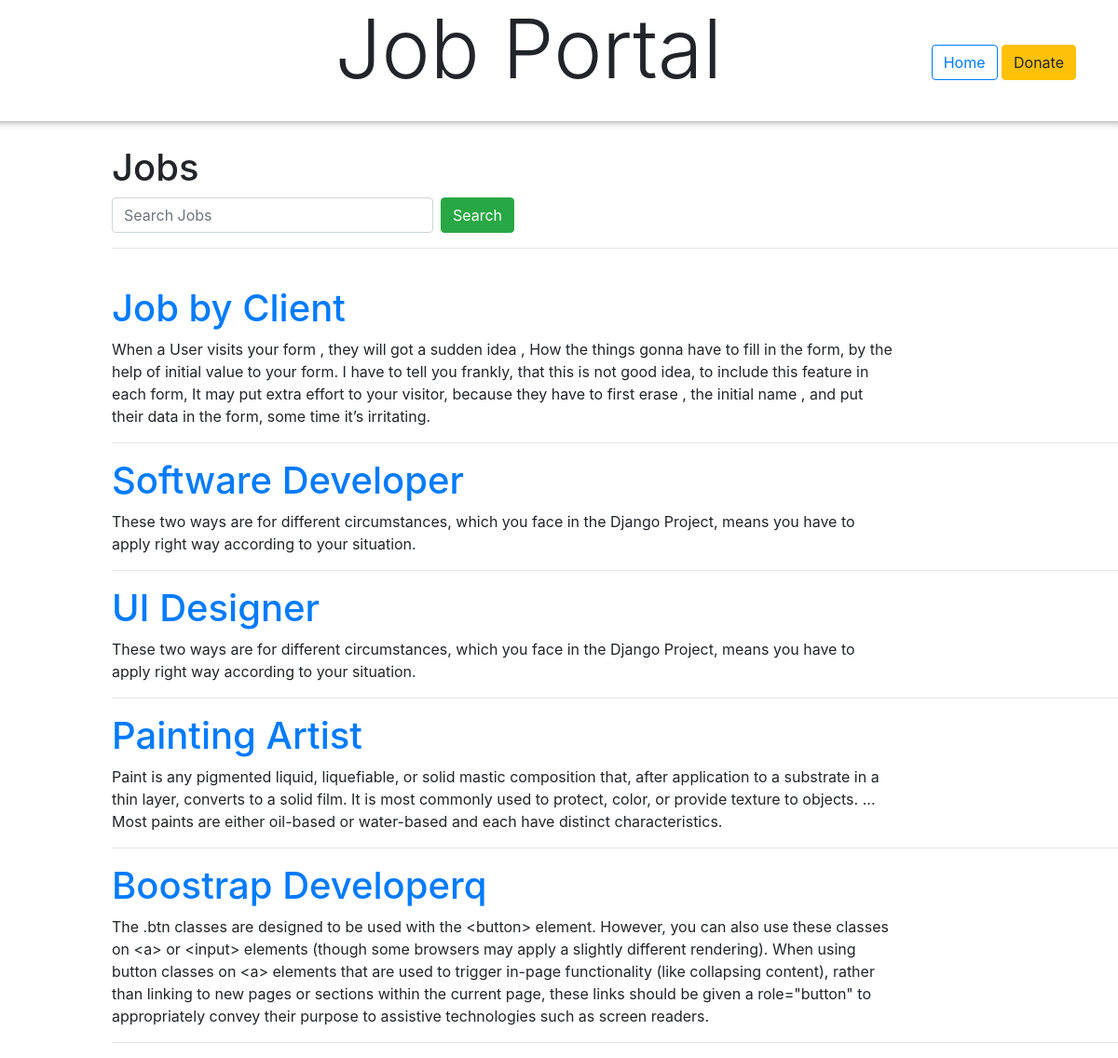
/joblist/, run on the app's committed database.
### job/models.py (models this page shows, shortened)
class Job(models.Model):
    job_name = models.CharField(max_length = 100, verbose_name= "Job Name")
    job_desc =  models.TextField(verbose_name="Job Description")
    min_age =  models.IntegerField(verbose_name="Minimum Age")
    max_age =  models.IntegerField(verbose_name="Maximum Age")
    salary =  models.IntegerField(verbose_name="Salary")
    n_openings =  models.IntegerField(verbose_name="Number of Openings")
    creator =  models.ForeignKey(User, on_delete=models.CASCADE, verbose_name="Client")

### job/views.py (the view)
# urls.py: path("joblist/", JobList.as_view(), name='joblist'),
class  JobList(generic.ListView):
    template_name = 'job/joblist.html'
    model =Job
    def get(self, request):
        if request.method == "GET":
            item = request.GET.get('search')
            if item:
                jobs= Job.objects.filter(job_name__contains = item)
            else:
                jobs = Job.objects.all()
        args = { 'jobs': jobs}
        return render(request, self.template_name, args)

### job/templates/job/joblist.html (shortened to what this page needs)
{% extends 'base.html' %}
{% block content%}
    <div class="" style="padding-left: 10%;">
        <h1 class="">Jobs</h1>
    </div>
    <div class="" style="padding-left: 10%;" >
        <form action="{% url 'joblist' %}" class="paddingright" style="padding-right: 60%;">
            <input type="submit"value="Search" style="float: right" class="btn btn-success"/>
            <div style="overflow: hidden; padding-right: .5em;">
            <input class="form-control" type="search" style="width: 100%;" placeholder="Search Jobs" name="search" />
            </div>
        </form>
    </div>
    <hr style="margin-left: 10%;">
    <br>
    {% for job in jobs %}
    <div class="">
        <h1 style="padding-left: 10%;"><a href="{% url 'jobdetails' job.id%}">{{job.job_name}}</a></h1>
    </div>
    <div class="">
        <p style="padding-left: 10%; padding-right: 20%;">{{job.job_desc}}</p>
    </div>
    <hr style="margin-left: 10%;">
    {% endfor %}
{% endblock%}

### portal/templates/base.html (shortened to what this page needs)
<!DOCTYPE html>
<html lang="en" dir="ltr">
  <head>
  <link rel="stylesheet" href="https://maxcdn.bootstrapcdn.com/bootstrap/4.5.2/css/bootstrap.min.css">
  </head>
  <body>
    {% load bootstrap4 %}
    <div class="container">
      <div class="row">
        <div class="col-8 paddingright">
          <h1 class="display-2">Job Portal</h1>
        </div>
        <div class="col paddingright">
          <br><br>
          <a href="{% url 'dashboard' %}"><button class="btn btn-outline-primary ">Home</button></a>
          <a href="{% url 'payments' %}"><button class="btn btn-warning ">Donate</button></a>
        </div>
      </div>
    </div>
    <hr class="hr_base">
    {% block content %}
    {% endblock %}
  </body>
</html>

### portal/templates/base.html (style rules this page uses)
label, input { display: block; }
.paddingright { text-align: right; }
.hr_base { height: 10px; border: 0; box-shadow: 0 10px 10px -10px #8c8c8c inset; }

### data on the page
Job: job_name "Job by Client", job_desc "When a User visits your form , they will got a sudden idea , How the things gonna have to fill in the form, by the help of initial value to your form. I have to tell you frankly, that this is not good idea, to include this feature in each form, It may put extra effort to your visitor, because they have to first erase , the initial name , and put their data in the form, some time it’s irritating."
Job: job_name "Software Developer", job_desc "These two ways are for different circumstances, which you face in the Django Project, means you have to apply right way according to your situation."
Job: job_name "UI Designer", job_desc "These two ways are for different circumstances, which you face in the Django Project, means you have to apply right way according to your situation."
Job: job_name "Painting Artist", job_desc "Paint is any pigmented liquid, liquefiable, or solid mastic composition that, after application to a substrate in a thin layer, converts to a solid film. It is most commonly used to protect, color, or provide texture to objects. ... Most paints are either oil-based or water-based and each have distinct characteristics."
Job: job_name "Boostrap Developerq", job_desc "The .btn classes are designed to be used with the <button> element. However, you can also use these classes on <a> or <input> elements (though some browsers may apply a slightly different rendering). When using button classes on <a> elements that are used to trigger in-page functionality (like collapsing content), rather than linking to new pages or sections within the current page, these links should be given a role=\"button\" to appropriately convey their purpose to assistive technologies such as screen readers."
